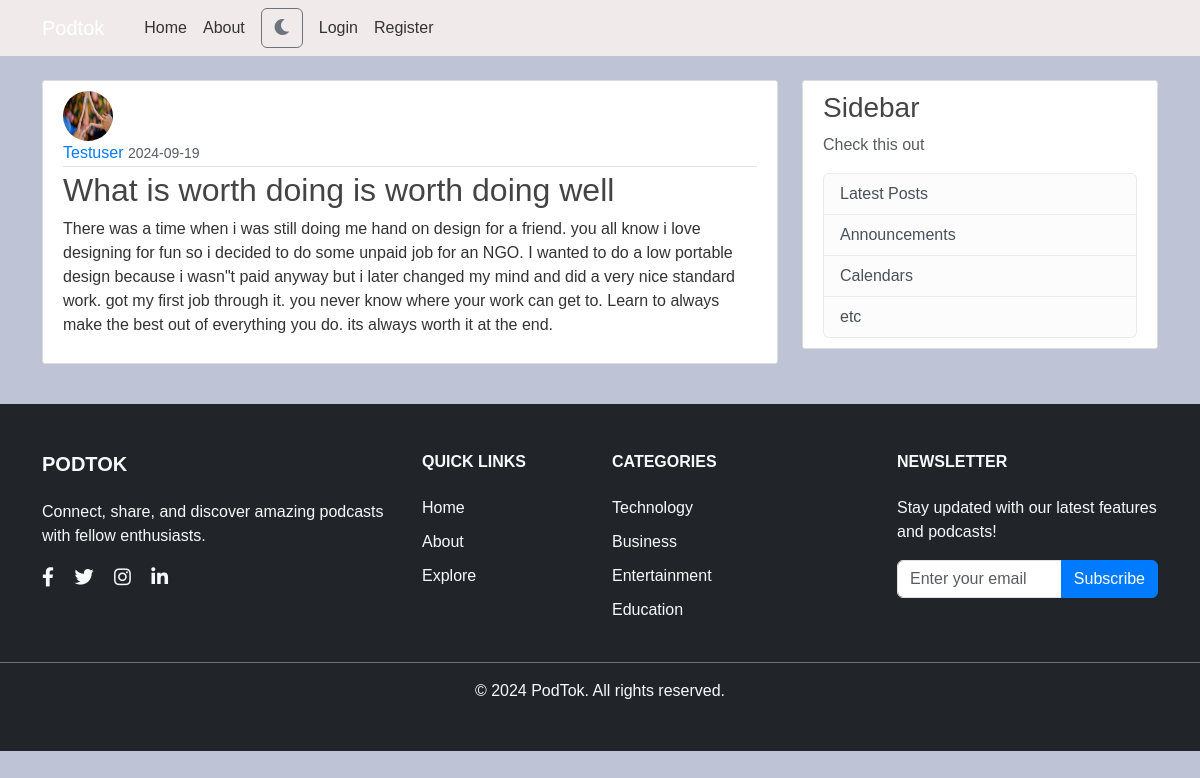
Screenshot of /post/2 with the database file from the repository.
### podtok/models.py (models this page shows, shortened)
class User(db.Model, UserMixin):
    id = db.Column(db.Integer, primary_key=True)
    username = db.Column(db.String(20), unique=True, nullable=False)
    email = db.Column(db.String(120), unique=True, nullable=False)
    image_file = db.Column(db.String(20), nullable=False, default='default.jpg')
    password = db.Column(db.String(60), nullable=False)
    bio = db.Column(db.Text)
    join_date = db.Column(db.DateTime, nullable=False, default=datetime.utcnow)
    dark_mode = db.Column(db.Boolean, default=False)
    profile_pic_privacy = db.Column(db.String(20), default='public')
    notification = db.Column(db.Boolean, default=False)
    email_notifications = db.Column(db.Boolean, default=True)
    push_notifications = db.Column(db.Boolean, default=True)
    phone_number = db.Column(db.String(15), nullable=True)
    posts = db.relationship('Post', backref='author', lazy=True)
    podcasts = db.relationship('Podcast', backref='creator', lazy=True)
    audios = db.relationship('Audio', backref='author', lazy=True)

class Post(db.Model):
    id = db.Column(db.Integer, primary_key=True)
    user_id = db.Column(db.Integer, db.ForeignKey('user.id'), nullable=False)
    title = db.Column(db.String(100), nullable=False)
    content = db.Column(db.Text, nullable=False)
    date_posted = db.Column(db.DateTime, nullable=False, default=datetime.utcnow)

### podtok/posts/routes.py (the view)
@posts.route("/post/<int:post_id>")
def post(post_id):
    post = Post.query.get_or_404(post_id)
    return render_template('post.html', title=post.title, post=post)

### podtok/templates/post.html (shortened to what this page needs)
{% extends "base.html" %}
{% block content %}
  <article class="media content-section">
    <img class="rounded-circle article-img" src="{{ url_for('static', filename='profile_pics/' + post.author.image_file) }}" alt="{{ post.author.username }}'s profile picture" style="width:50px;height:50px;border-radius:50%;">
    <div class="media-body">
      <div class="article-metadata">
        <a class="mr-2" href="{{ url_for('users.user_posts', username=post.author.username) }}">{{ post.author.username }}</a>
        <small class="text-muted">{{ post.date_posted.strftime('%Y-%m-%d') }}</small>
      </div>
      <h2 class="article-title">{{ post.title }}</h2>
      <p class="article-content">{{ post.content }}</p>
    </div>
  </article>
{% endblock content %}

### podtok/static/main.css (style rules this page uses)
body { background: var(--background-color); color: var(--text-color); margin-top: 5rem; font-family: Arial, sans-serif; }
h1, h2, h3, h4, h5, h6 { color: var(--heading-color); }
a { color: var(--link-color); text-decoration: none; }
:root { --background-color: #bec4d6; --text-color: #333333; --heading-color: #444444; --link-color: #007bff; --link-hover-color: #0056b3; --card-background: #ffffff; --footer-background: #f8f9fa; }
.content-section { background: var(--card-background); padding: 10px 20px; border: 1px solid #dddddd; border-radius: 3px; margin-bottom: 20px; }
.article-title { color: var(--heading-color); }
.article-content { white-space: pre-line; }
.article-img { height: 65px; width: 65px; margin-right: 16px; }
.rounded-circle { border-radius: 50% !important; }
.article-metadata { padding-bottom: 1px; margin-bottom: 4px; border-bottom: 1px solid #e3e3e3; }

### rows the page displays
User: image_file (picture), author.username "Testuser"
Post: date_posted "2024-09-19", title "What is worth doing is worth doing well", content "There was a time when i was still doing me hand on design for a friend. you all know i love designing for fun so i decided to do some unpaid job for an NGO. I wanted to do a low portable design because i wasn\"t paid anyway but i later changed my mind and did a very nice standard work. got my first job through it. you never know where your work can get to. Learn to always make the best out of everything you do. its always worth it at the end."
